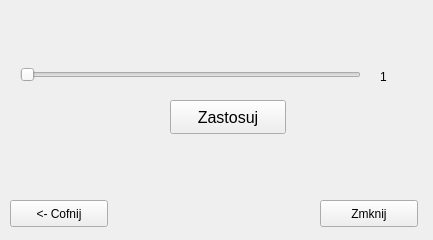
<?xml version="1.0" encoding="UTF-8"?>
<ui version="4.0">
 <class>Filtr_Gaussa</class>
 <widget class="QWidget" name="Filtr_Gaussa">
  <property name="geometry">
   <rect>
    <x>0</x>
    <y>0</y>
    <width>433</width>
    <height>240</height>
   </rect>
  </property>
  <property name="windowTitle">
   <string>Form</string>
  </property>
  <widget class="QPushButton" name="lButton">
   <property name="geometry">
    <rect>
     <x>170</x>
     <y>100</y>
     <width>116</width>
     <height>34</height>
    </rect>
   </property>
   <property name="font">
    <font>
     <pointsize>12</pointsize>
    </font>
   </property>
   <property name="text">
    <string>Zastosuj</string>
   </property>
  </widget>
  <widget class="QPushButton" name="pOk">
   <property name="geometry">
    <rect>
     <x>320</x>
     <y>200</y>
     <width>98</width>
     <height>27</height>
    </rect>
   </property>
   <property name="text">
    <string>Zmknij</string>
   </property>
  </widget>
  <widget class="QPushButton" name="pAnuluj">
   <property name="geometry">
    <rect>
     <x>10</x>
     <y>200</y>
     <width>98</width>
     <height>27</height>
    </rect>
   </property>
   <property name="text">
    <string>&lt;- Cofnij</string>
   </property>
  </widget>
  <widget class="QSlider" name="Slider">
   <property name="geometry">
    <rect>
     <x>20</x>
     <y>60</y>
     <width>341</width>
     <height>29</height>
    </rect>
   </property>
   <property name="orientation">
    <enum>Qt::Horizontal</enum>
   </property>
  </widget>
  <widget class="QLabel" name="wPromienia">
   <property name="geometry">
    <rect>
     <x>380</x>
     <y>56</y>
     <width>41</width>
     <height>41</height>
    </rect>
   </property>
   <property name="text">
    <string>1</string>
   </property>
  </widget>
 </widget>
 <resources/>
 <connections/>
</ui>
